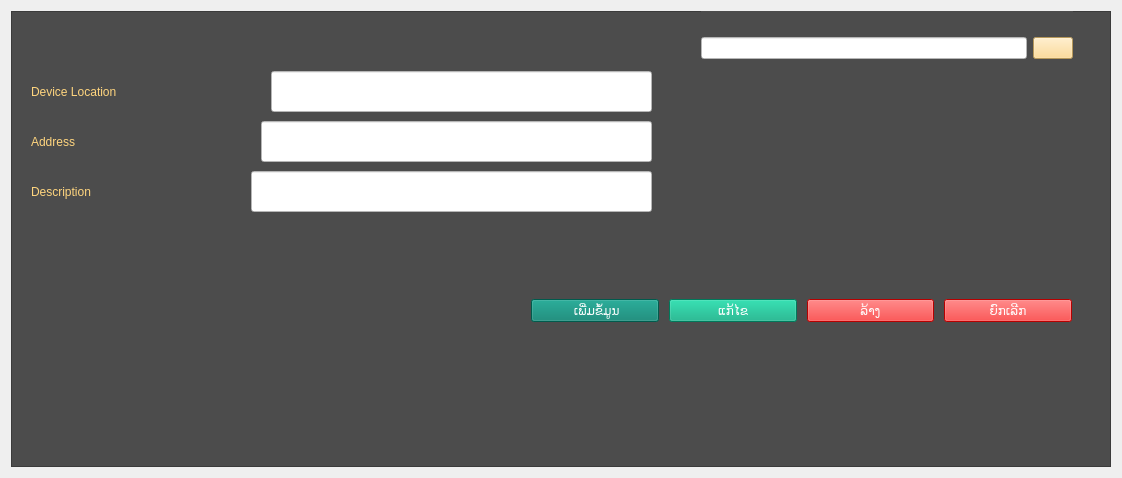
<?xml version="1.0" encoding="UTF-8"?>
<ui version="4.0">
 <class>frm_popup_device_location</class>
 <widget class="QWidget" name="frm_popup_device_location">
  <property name="geometry">
   <rect>
    <x>0</x>
    <y>0</y>
    <width>1122</width>
    <height>478</height>
   </rect>
  </property>
  <property name="windowTitle">
   <string>Form Device location</string>
  </property>
  <layout class="QGridLayout" name="gridLayout" rowstretch="2">
   <property name="topMargin">
    <number>11</number>
   </property>
   <property name="bottomMargin">
    <number>11</number>
   </property>
   <property name="verticalSpacing">
    <number>0</number>
   </property>
   <item row="0" column="0">
    <widget class="QFrame" name="frame">
     <property name="styleSheet">
      <string notr="true">color: rgb(255, 213, 126);
background-color: rgb(202, 202, 202);
background-color: rgb(76, 76, 76);</string>
     </property>
     <property name="frameShape">
      <enum>QFrame::StyledPanel</enum>
     </property>
     <property name="frameShadow">
      <enum>QFrame::Raised</enum>
     </property>
     <widget class="QLabel" name="lbl_ID">
      <property name="geometry">
       <rect>
        <x>1150</x>
        <y>50</y>
        <width>61</width>
        <height>31</height>
       </rect>
      </property>
      <property name="styleSheet">
       <string notr="true">color: rgb(68, 80, 105);</string>
      </property>
      <property name="text">
       <string/>
      </property>
     </widget>
     <widget class="QWidget" name="widget" native="true">
      <property name="geometry">
       <rect>
        <x>690</x>
        <y>0</y>
        <width>372</width>
        <height>75</height>
       </rect>
      </property>
      <layout class="QHBoxLayout" name="horizontalLayout">
       <item>
        <widget class="QLineEdit" name="txt_search">
         <property name="styleSheet">
          <string notr="true">background-color: rgb(255, 255, 255);
font: 18pt &quot;Phetsarath OT&quot;;
color: rgb(0, 0, 0);</string>
         </property>
        </widget>
       </item>
       <item>
        <widget class="QPushButton" name="btn_search">
         <property name="styleSheet">
          <string notr="true">background-color: rgb(255, 213, 126);
color: rgb(0, 0, 0);
font: 18pt &quot;Phetsarath OT&quot;;</string>
         </property>
         <property name="text">
          <string/>
         </property>
         <property name="icon">
          <iconset>
           <normaloff>../../../Users/AlexP/PycharmProjects/pythonProject/PythonPOS/icon/search-alt-regular-60.png</normaloff>../../../Users/AlexP/PycharmProjects/pythonProject/PythonPOS/icon/search-alt-regular-60.png</iconset>
         </property>
         <property name="iconSize">
          <size>
           <width>40</width>
           <height>40</height>
          </size>
         </property>
        </widget>
       </item>
      </layout>
     </widget>
     <widget class="QLineEdit" name="txt_address">
      <property name="geometry">
       <rect>
        <x>250</x>
        <y>110</y>
        <width>391</width>
        <height>41</height>
       </rect>
      </property>
      <property name="font">
       <font>
        <family>Phetsarath OT</family>
        <pointsize>12</pointsize>
        <weight>50</weight>
        <italic>false</italic>
        <bold>false</bold>
        <stylestrategy>PreferAntialias</stylestrategy>
       </font>
      </property>
      <property name="layoutDirection">
       <enum>Qt::RightToLeft</enum>
      </property>
      <property name="styleSheet">
       <string notr="true">background-color: rgb(255, 255, 255);
color: rgb(0, 0, 0);
font: 12pt &quot;Phetsarath OT&quot;;</string>
      </property>
      <property name="text">
       <string/>
      </property>
      <property name="dragEnabled">
       <bool>false</bool>
      </property>
      <property name="placeholderText">
       <string/>
      </property>
      <property name="cursorMoveStyle">
       <enum>Qt::LogicalMoveStyle</enum>
      </property>
     </widget>
     <widget class="QLabel" name="label_18">
      <property name="geometry">
       <rect>
        <x>20</x>
        <y>110</y>
        <width>161</width>
        <height>41</height>
       </rect>
      </property>
      <property name="styleSheet">
       <string notr="true">font: 18pt &quot;Phetsarath OT&quot;;
color: rgb(255, 213, 126);
</string>
      </property>
      <property name="text">
       <string>Address</string>
      </property>
     </widget>
     <widget class="QWidget" name="horizontalLayoutWidget">
      <property name="geometry">
       <rect>
        <x>520</x>
        <y>260</y>
        <width>541</width>
        <height>80</height>
       </rect>
      </property>
      <layout class="QHBoxLayout" name="horizontalLayout_2">
       <property name="spacing">
        <number>10</number>
       </property>
       <item>
        <widget class="QPushButton" name="btn_insert">
         <property name="enabled">
          <bool>true</bool>
         </property>
         <property name="styleSheet">
          <string notr="true">background-color: rgb(0, 127, 108);
color: rgb(255, 255, 255);
font: 18pt &quot;Phetsarath OT&quot;;</string>
         </property>
         <property name="text">
          <string> ເພີ່ມຂໍ້ມູນ</string>
         </property>
         <property name="iconSize">
          <size>
           <width>20</width>
           <height>20</height>
          </size>
         </property>
        </widget>
       </item>
       <item>
        <widget class="QPushButton" name="btn_edit">
         <property name="styleSheet">
          <string notr="true">background-color: rgb(255, 255, 255);
color: rgb(255, 255, 255);
background-color: rgb(0, 170, 127);
font: 18pt &quot;Phetsarath OT&quot;;</string>
         </property>
         <property name="text">
          <string>ແກ້ໄຂ</string>
         </property>
         <property name="iconSize">
          <size>
           <width>25</width>
           <height>25</height>
          </size>
         </property>
        </widget>
       </item>
       <item>
        <widget class="QPushButton" name="btn_clear">
         <property name="styleSheet">
          <string notr="true">background-color: rgb(255, 255, 255);
color: rgb(255, 255, 255);
background-color: rgb(255, 0, 0);
font: 18pt &quot;Phetsarath OT&quot;;</string>
         </property>
         <property name="text">
          <string>ລ້າງ</string>
         </property>
         <property name="iconSize">
          <size>
           <width>25</width>
           <height>25</height>
          </size>
         </property>
        </widget>
       </item>
       <item>
        <widget class="QPushButton" name="btn_cancel">
         <property name="styleSheet">
          <string notr="true">background-color: rgb(255, 255, 255);
color: rgb(255, 255, 255);
background-color: rgb(255, 0, 0);
font: 18pt &quot;Phetsarath OT&quot;;</string>
         </property>
         <property name="text">
          <string>ຍົກເລີກ</string>
         </property>
         <property name="iconSize">
          <size>
           <width>25</width>
           <height>25</height>
          </size>
         </property>
        </widget>
       </item>
      </layout>
     </widget>
     <widget class="QLabel" name="lbl_did_">
      <property name="geometry">
       <rect>
        <x>1110</x>
        <y>100</y>
        <width>81</width>
        <height>41</height>
       </rect>
      </property>
      <property name="styleSheet">
       <string notr="true">color: rgb(1, 114, 127);
color: rgb(255, 0, 0);</string>
      </property>
      <property name="text">
       <string/>
      </property>
     </widget>
     <widget class="QLabel" name="label_22">
      <property name="geometry">
       <rect>
        <x>20</x>
        <y>60</y>
        <width>221</width>
        <height>41</height>
       </rect>
      </property>
      <property name="styleSheet">
       <string notr="true">font: 18pt &quot;Phetsarath OT&quot;;
color: rgb(255, 213, 126);
</string>
      </property>
      <property name="text">
       <string>Device Location</string>
      </property>
     </widget>
     <widget class="QLineEdit" name="txt_device_location">
      <property name="geometry">
       <rect>
        <x>260</x>
        <y>60</y>
        <width>381</width>
        <height>41</height>
       </rect>
      </property>
      <property name="font">
       <font>
        <family>Phetsarath OT</family>
        <pointsize>12</pointsize>
        <weight>50</weight>
        <italic>false</italic>
        <bold>false</bold>
        <stylestrategy>PreferAntialias</stylestrategy>
       </font>
      </property>
      <property name="layoutDirection">
       <enum>Qt::RightToLeft</enum>
      </property>
      <property name="styleSheet">
       <string notr="true">background-color: rgb(255, 255, 255);
color: rgb(0, 0, 0);
font: 12pt &quot;Phetsarath OT&quot;;</string>
      </property>
      <property name="text">
       <string/>
      </property>
      <property name="dragEnabled">
       <bool>false</bool>
      </property>
      <property name="placeholderText">
       <string/>
      </property>
      <property name="cursorMoveStyle">
       <enum>Qt::LogicalMoveStyle</enum>
      </property>
     </widget>
     <widget class="QLineEdit" name="txt_remark">
      <property name="geometry">
       <rect>
        <x>240</x>
        <y>160</y>
        <width>401</width>
        <height>41</height>
       </rect>
      </property>
      <property name="font">
       <font>
        <family>Phetsarath OT</family>
        <pointsize>12</pointsize>
        <weight>50</weight>
        <italic>false</italic>
        <bold>false</bold>
        <stylestrategy>PreferAntialias</stylestrategy>
       </font>
      </property>
      <property name="layoutDirection">
       <enum>Qt::RightToLeft</enum>
      </property>
      <property name="styleSheet">
       <string notr="true">background-color: rgb(255, 255, 255);
color: rgb(0, 0, 0);
font: 12pt &quot;Phetsarath OT&quot;;</string>
      </property>
      <property name="text">
       <string/>
      </property>
      <property name="dragEnabled">
       <bool>false</bool>
      </property>
      <property name="placeholderText">
       <string/>
      </property>
      <property name="cursorMoveStyle">
       <enum>Qt::LogicalMoveStyle</enum>
      </property>
     </widget>
     <widget class="QLabel" name="label_19">
      <property name="geometry">
       <rect>
        <x>20</x>
        <y>160</y>
        <width>161</width>
        <height>41</height>
       </rect>
      </property>
      <property name="styleSheet">
       <string notr="true">font: 18pt &quot;Phetsarath OT&quot;;
color: rgb(255, 213, 126);
</string>
      </property>
      <property name="text">
       <string>Description</string>
      </property>
     </widget>
    </widget>
   </item>
  </layout>
 </widget>
 <resources/>
 <connections/>
</ui>
